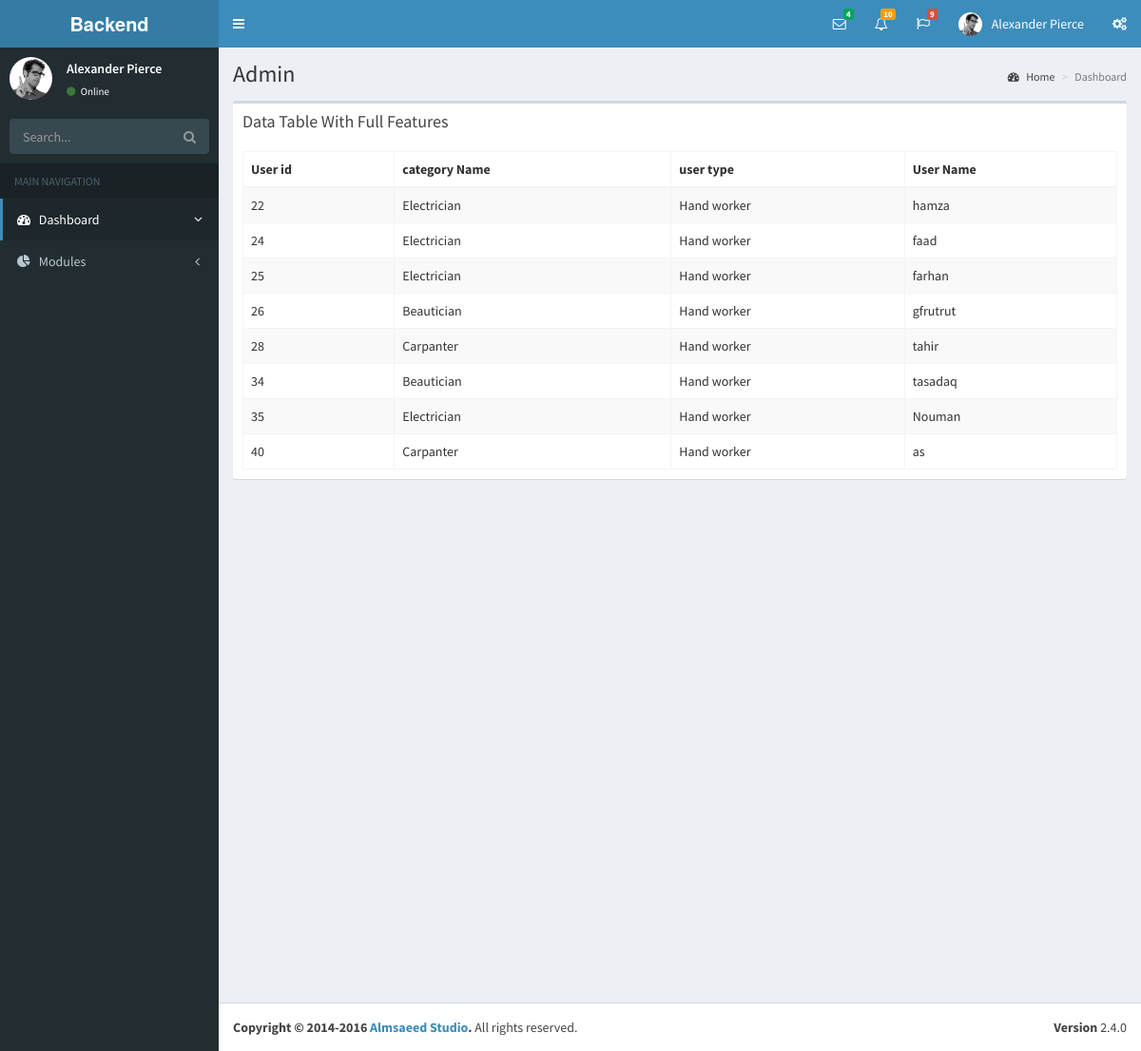
Page /backend/hw_view.php on the committed database.
### tables this page shows
CREATE TABLE `user` (
  `user_id` int(11) NOT NULL,
  `category_id` int(11) NOT NULL,
  `sub_category_id` int(11) NOT NULL,
  `user_type` enum('Admin','Hand worker','Customer') NOT NULL,
  `user_name` varchar(30) NOT NULL,
  `user_image` varchar(250) NOT NULL,
  `user_email` varchar(30) NOT NULL,
  `user_pass` varchar(30) NOT NULL,
  `user_contact` varchar(30) NOT NULL,
  `user_address` varchar(30) NOT NULL,
  `date` timestamp NOT NULL DEFAULT CURRENT_TIMESTAMP
);

CREATE TABLE `category` (
  `category_id` int(11) NOT NULL,
  `category_name` varchar(30) NOT NULL
);

### mysql/MysqliDb.php (called while the page is built, shortened)
<?php
class MysqliDb
{
    public static $prefix = '';
    protected $_mysqli;
    protected $_query;
    protected $_queryOptions = array();
    protected $_orderBy = array();
    protected $_groupBy = array();
    protected $_bindParams = array('');
    protected $host;
    protected $socket;
    protected $_username;
    protected $_password;
    protected $db;
    protected $port;
    protected $charset;
    public $returnType = 'array';
    protected $_nestJoin = false;
    private $_tableName = '';
    protected $_mapKey = null;
    public function __construct($host = null, $username = null, $password = null, $db = null, $port = null, $charset = 'utf8', $socket = null)
    {
        $isSubQuery = false;
        if (is_object($host)) {
            $this->_mysqli = $host;
        } else
            if(is_string($host)) {
                $this->host = $host;
            }
        $this->_username = $username;
        $this->_password = $password;
        $this->db = $db;
        $this->port = $port;
        $this->charset = $charset;
        $this->socket = $socket;
    }
    public function connect()
    {
        $this->_mysqli = new mysqli($this->host, $this->_username, $this->_password, $this->db, $this->port, $this->socket);
        if ($this->charset) {
            $this->_mysqli->set_charset($this->charset);
        }
    }
    public function mysqli()
    {
        return $this->_mysqli;
    }
    protected function reset()
    {
        $this->_orderBy = array();
        $this->_groupBy = array();
        $this->_bindParams = array('');
        $this->_query = null;
        $this->_queryOptions = array();
        $this->returnType = 'array';
        $this->_nestJoin = false;
        $this->_forUpdate = false;
        $this->_lockInShareMode = false;
        $this->_tableName = '';
        $this->_updateColumns = null;
        $this->_mapKey = null;
    }
    public function get($tableName, $numRows = null, $columns = '*')
    {
        $column = is_array($columns) ? implode(', ', $columns) : $columns;
        if (strpos($tableName, '.') === false) {
            $this->_tableName = self::$prefix . $tableName;
        } else {
            $this->_tableName = $tableName;
        }
        $this->_query = 'SELECT ' . implode(' ', $this->_queryOptions) . ' ' .
            $column . " FROM " . $this->_tableName;
        $stmt = $this->_buildQuery($numRows);
        $stmt->execute();
        $res = $this->_dynamicBindResults($stmt);
        return $res;
    }
    public function getOne($tableName, $columns = '*')
    {
        $res = $this->get($tableName, 1, $columns);
        if ($res instanceof MysqliDb) {
            return $res;
        } elseif (is_array($res) && isset($res[0])) {
            return $res[0];
        } elseif ($res) {
            return $res;
        }
        return null;
    }
    protected function _determineType($item)
    {
        switch (gettype($item)) {
            case 'NULL':
            case 'string':
                return 's';
                break;
            case 'boolean':
            case 'integer':
                return 'i';
                break;
        }
        return '';
    }
    protected function _bindParam($value)
    {
        $this->_bindParams[0] .= $this->_determineType($value);
        array_push($this->_bindParams, $value);
    }
    protected function _buildPair($operator, $value)
    {
        if (!is_object($value)) {
            return ' ' . $operator . ' ? ';
        }
        $subQuery = $value->getSubQuery();
        return " " . $operator . " (" . $subQuery['query'] . ") " . $subQuery['alias'];
    }
    protected function _buildQuery($numRows = null, $tableData = null)
    {
        $stmt = $this->_prepareQuery();
        if (count($this->_bindParams) > 1) {
            call_user_func_array(array($stmt, 'bind_param'), $this->refValues($this->_bindParams));
        }
        return $stmt;
    }
    protected function _dynamicBindResults(mysqli_stmt $stmt)
    {
        $parameters = array();
        $results = array();
        $mysqlLongType = 252;
        $shouldStoreResult = false;
        $meta = $stmt->result_metadata();
        $row = array();
        while ($field = $meta->fetch_field()) {
            if ($this->_nestJoin && $field->table != $this->_tableName) {
                $field->table = substr($field->table, strlen(self::$prefix));
                $row[$field->table][$field->name] = null;
                $parameters[] = & $row[$field->table][$field->name];
            } else {
                $row[$field->name] = null;
                $parameters[] = & $row[$field->name];
            }
        }
        call_user_func_array(array($stmt, 'bind_result'), $parameters);
        while ($stmt->fetch()) {
            if ($this->returnType == 'object') {
                $result = new stdClass ();
                foreach ($row as $key => $val) {
                    if (is_array($val)) {
                        $result->$key = new stdClass ();
                        foreach ($val as $k => $v) {
                            $result->$key->$k = $v;
                        }
                    } else {
                        $result->$key = $val;
                    }
                }
            } else {
                $result = array();
                foreach ($row as $key => $val) {
                    if (is_array($val)) {
                        foreach ($val as $k => $v) {
                            $result[$key][$k] = $v;
                        }
                    } else {
                        $result[$key] = $val;
                    }
                }
            }
            if ($this->_mapKey) {
                $results[$row[$this->_mapKey]] = count($row) > 2 ? $result : end($result);
            } else {
                array_push($results, $result);
            }
        }
        return $results;
    }
    protected function _buildCondition($operator, &$conditions)
    {
        if (empty($conditions)) {
            return;
        }
        $this->_query .= ' ' . $operator;
        foreach ($conditions as $cond) {
            list ($concat, $varName, $operator, $val) = $cond;
            $this->_query .= " " . $concat . " " . $varName;
            switch (strtolower($operator)) {
                default:
                    if (is_array($val)) {
                        $this->_bindParams($val);
                    } elseif ($val === null) {
                        $this->_query .= ' ' . $operator . " NULL";
                    } elseif ($val != 'DBNULL' || $val == '0') {
                        $this->_query .= $this->_buildPair($operator, $val);
                    }
            }
        }
    }
    protected function _buildGroupBy()
    {
        if (empty($this->_groupBy)) {
            return;
        }
        $this->_query .= " GROUP BY ";
        $this->_query = rtrim($this->_query, ', ') . " ";
    }
    protected function _buildOrderBy()
    {
        if (empty($this->_orderBy)) {
            return;
        }
        $this->_query .= " ORDER BY ";
        $this->_query = rtrim($this->_query, ', ') . " ";
    }
    protected function _buildLimit($numRows)
    {
        if (!isset($numRows)) {
            return;
        }
        if (is_array($numRows)) {
            $this->_query .= ' LIMIT ' . (int) $numRows[0] . ', ' . (int) $numRows[1];
        } else {
            $this->_query .= ' LIMIT ' . (int) $numRows;
        }
    }
    protected function _prepareQuery()
    {
        if (!$stmt = $this->mysqli()->prepare($this->_query)) {
            $msg = $this->mysqli()->error . " query: " . $this->_query;
            $num = $this->mysqli()->errno;
            $this->reset();
            throw new Exception($msg, $num);
        }
        return $stmt;
    }
    protected function refValues(array &$arr)
    {
        if (strnatcmp(phpversion(), '5.3') >= 0) {
            $refs = array();
            foreach ($arr as $key => $value) {
                $refs[$key] = & $arr[$key];
            }
            return $refs;
        }
        return $arr;
    }
    protected function replacePlaceHolders($str, $vals)
    {
        $i = 1;
        $newStr = "";
        while ($pos = strpos($str, "?")) {
            $val = $vals[$i++];
            $newStr .= substr($str, 0, $pos) . "'" . $val . "'";
            $str = substr($str, $pos + 1);
        }
        $newStr .= $str;
        return $newStr;
    }
}

### config.php (called while the page is built, shortened)
<?php
   require_once ('mysql/MysqliDb.php');
   $db2 = new MysqliDb (DB_SERVER, DB_USERNAME, DB_PASSWORD, DB_DATABASE);
?>

### backend/hw_view.php (the view, shortened to what this page needs)
<?php $baseurl = "http://localhost/handworker/backend/assets/";  ?>
 <?php include "header.php";
 include '../config.php';
$db2->where('user_type', 'Hand worker');
$users = $db2->get('user');
 ?>
  <aside class="main-sidebar">
    <section class="sidebar">
      <div class="user-panel">
        <div class="pull-left image">
          <img src="<?php echo $baseurl;  ?>dist/img/user2-160x160.jpg" class="img-circle" alt="User Image">
        </div>
        <div class="pull-left info">
          <p>Alexander Pierce</p>
          <a href="#"><i class="fa fa-circle text-success"></i> Online</a>
        </div>
      </div>
      <form action="#" method="get" class="sidebar-form">
        <div class="input-group">
          <input type="text" name="q" class="form-control" placeholder="Search...">
          <span class="input-group-btn">
                <button type="submit" name="search" id="search-btn" class="btn btn-flat"><i class="fa fa-search"></i>
                </button>
              </span>
        </div>
      </form>
    <?php include "sidebar.php";  ?>
    </section>
  </aside>
  <div class="content-wrapper">
    <section class="content-header">
      <h1>Admin</h1>
      <ol class="breadcrumb">
        <li><a href="#"><i class="fa fa-dashboard"></i> Home</a></li>
        <li class="active">Dashboard</li>
      </ol>
    </section>
    <section class="content">
    <div class="box">
            <div class="box-header">
              <h3 class="box-title">Data Table With Full Features</h3>
            </div>
            <div class="box-body">
              <table id="example1" class="table table-bordered table-striped">
                <thead>
                <tr>
                  <th>User id</th>
                  <th>category Name</th>
                  <th>user type</th>
                  <th>User Name</th>
                </tr>
                </thead>
                <tbody>
                <?php if($users) { foreach ($users as $user){
                  $db2->where('category_id',$user['category_id']);
                  $category = $db2->getone('category');
                  ?>
                <tr>
                <td><?php echo $user['user_id'] ?></td>
                  <td><?php echo $category['category_name'] ?></td>
                  <td><?php echo $user['user_type'] ?></td>
                  <td><?php echo $user['user_name'] ?></td>
                </tr>
                <?php  } } ?>
              </table>
            </div>
          </div>
    </section>
  </div>
  <footer class="main-footer">
    <div class="pull-right hidden-xs">
      <b>Version</b> 2.4.0
    </div>
    <strong>Copyright &copy; 2014-2016 <a href="https://adminlte.io">Almsaeed Studio</a>.</strong> All rights
    reserved.
  </footer>
</div>
</body>
</html>

### rows in the picture
user: user_id "22", category.category_name "Electrician", user_type "Hand worker", user_name "hamza"
user: user_id "24", category.category_name "Electrician", user_type "Hand worker", user_name "faad"
user: user_id "25", category.category_name "Electrician", user_type "Hand worker", user_name "farhan"
user: user_id "26", category.category_name "Beautician", user_type "Hand worker", user_name "gfrutrut"
user: user_id "28", category.category_name "Carpanter", user_type "Hand worker", user_name "tahir"
user: user_id "34", category.category_name "Beautician", user_type "Hand worker", user_name "tasadaq"
user: user_id "35", category.category_name "Electrician", user_type "Hand worker", user_name "Nouman"
user: user_id "40", category.category_name "Carpanter", user_type "Hand worker", user_name "as"
